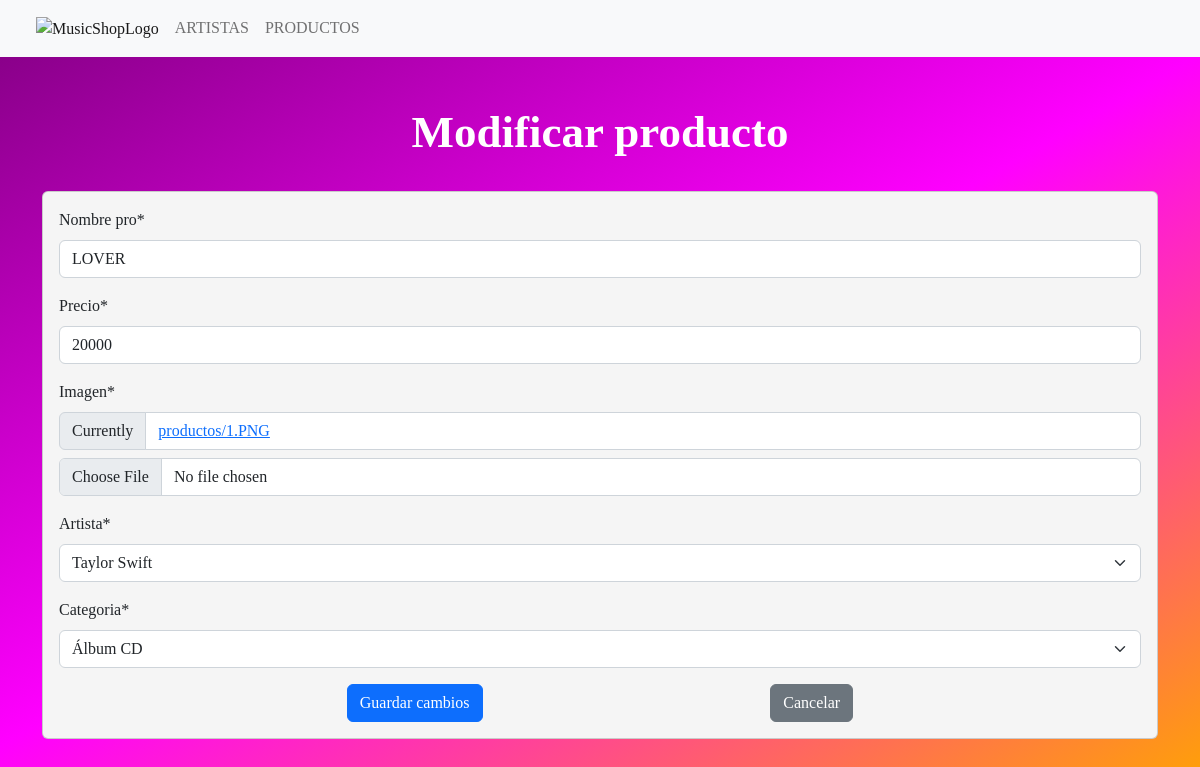
The app's page /modificar_producto/1, older data.
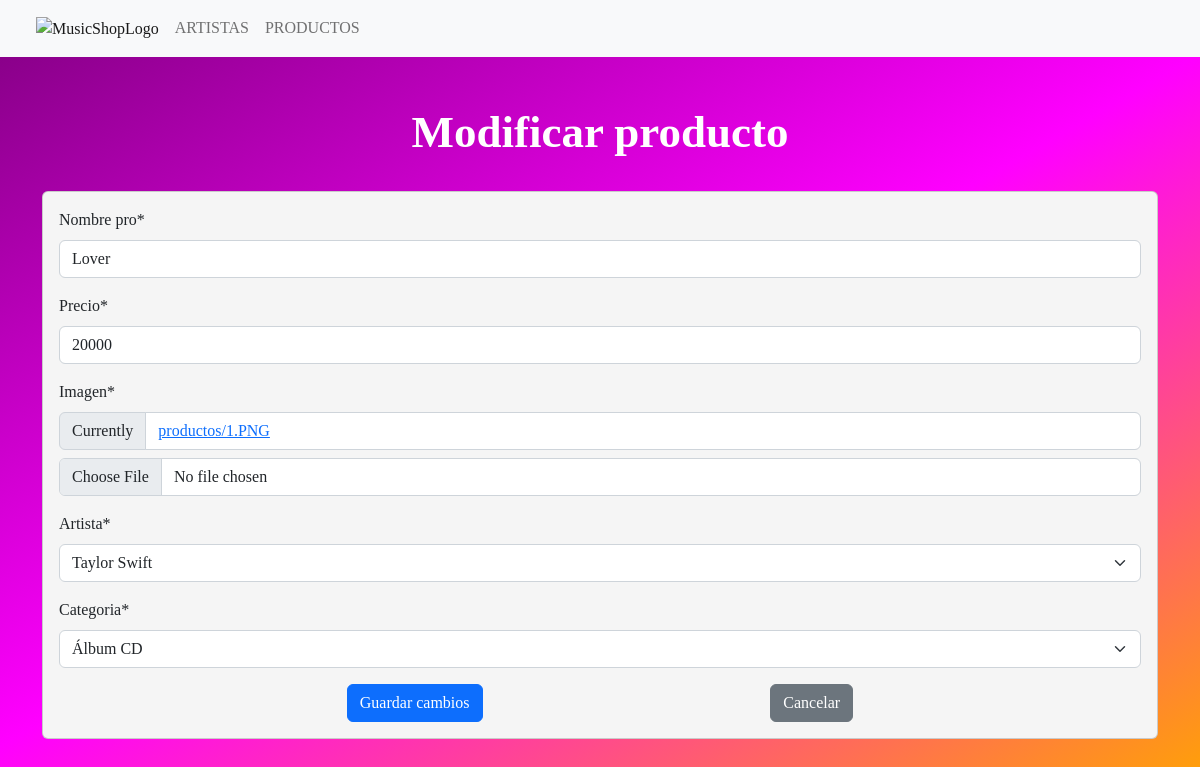
The same page, newer data.
### tienda/models.py (models this page shows, shortened)
class Producto(models.Model):
    nombre_pro = models.CharField(max_length=70)
    precio = models.IntegerField()
    imagen = models.ImageField(upload_to="productos",null=True)
    artista = models.ForeignKey(Artista, on_delete=models.PROTECT)
    categoria = models.ForeignKey(Tipo, on_delete=models.PROTECT)

### tienda/views.py (the view, shortened to what this page needs)
# urls.py: path('modificar_producto/<id>',views.modificar_producto, name='modificar-producto'),
def modificar_producto(request,id):
    producto = get_object_or_404(Producto,id=id)
    data = {'form': ProductoForm(instance=producto)}
    return render(request,'tienda/producto/modificar.html',data)

### tienda/forms.py
class ProductoForm(forms.ModelForm):
    class Meta:
        model = Producto
        fields = "__all__"

### tienda/models.py (called while the page is built)
    def __str__(self):
        return self.nombre

    def __str__(self):
        return self.nombre_tipo

### tienda/templates/tienda/producto/modificar.html (shortened to what this page needs)
{% extends 'tienda/base_admin.html'%}
{% load crispy_forms_tags %}
{% load crispy_forms_filters %}
{% block contenido %}
<br>
<br>
    <section class="container">
        <div class="d-flex justify-content-center "  id="titulo">
            <h2>Modificar producto</h2>
        </div>
        <br>
        <div class="row d-flex justify-content-center">
            <div class="col-12-md-6">
                <div class="card"  style="background-color: rgb(245, 245, 245);">
                    <div class="card-body">
                        <form action="" method="post" enctype="multipart/form-data">
                            {{form | crispy}}
                            <div class="d-flex justify-content-evenly">
                                <input type="submit" value="Guardar cambios" class="btn btn-primary">
                                <a class="btn btn-secondary" href="{% url 'listar-producto'%}" role="button">Cancelar</a>
                            </div>
                        </form>
                    </div>
                </div>
            </div>
        </div>
    </section>
    <br>
    <br>
{% endblock %}

Row changes from the older to the newer data that the page shows:
changed Producto "Taylor Swift": nombre_pro "LOVER" → "Lover"
